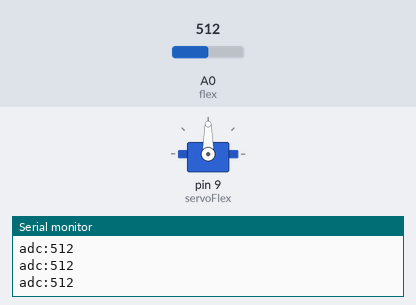
Recording of a sketch running on a simulated Arduino Uno, built with avr-gcc and run on an emulated ATmega328P. Parts: servo, the last lines printed to the serial monitor. The test bench sets the inputs (shaded band); at power-on: A0 (flex) = 512.

Above: at 1.2 s.
1.3 s: A0 (flex) set to 716
At 3.0 s:
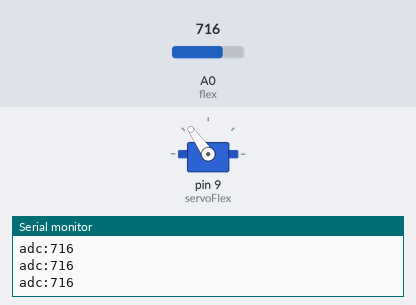
3.5 s: A0 (flex) set to 11
At 6.4 s:
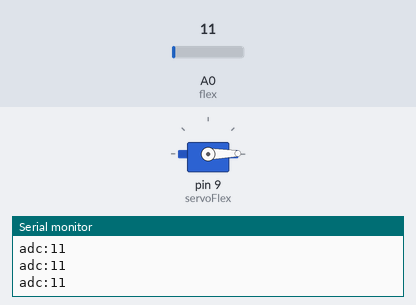
6.5 s: A0 (flex) set to 8
8.0 s: A0 (flex) set to 990
At 8.77 s:
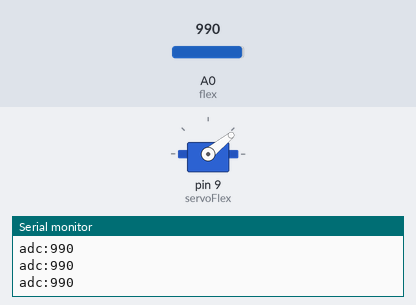
11.0 s: A0 (flex) set to 1012
13.1 s: A0 (flex) set to 1023
At 14.1 s:
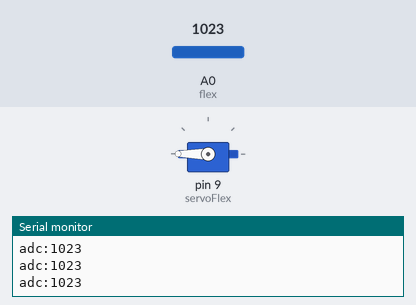
Timing chart, 0 to 15.6 s (numbered marks = the images above; inputs shaded):
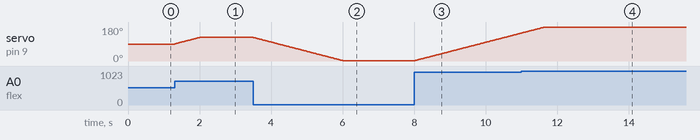

Measured:
- after the input at 1.3 s, servo on pin 9 (servoFlex): moves from 90° to 125° over 0.70 s, starting at once
- after the input at 3.5 s, servo on pin 9 (servoFlex): moves from 125° to 1° over 2.5 s, starting at once
- after the input at 8.0 s, servo on pin 9 (servoFlex): moves from 1° to 148° over 3.0 s, starting at once
- after the input at 13.1 s, servo on pin 9 (servoFlex): 178° → 180° at once

The sketch:

servo_test_flex.ino
```cpp
#include <Servo.h>

const int flex = A0;
int pos = 90;
Servo servoFlex;


void setup() {
  servoFlex.attach(9);
  servoFlex.write(pos);
  Serial.begin(9600);


}

void loop() {

  int readFlex = analogRead(flex); //0-1023

  // instead of 0-1023, we should map the ACTUAL recorded range from each individual sensor
  int target = map(readFlex, 0, 1023, 0, 180); //map our ADC reading to servo position

  if (pos < target) {
    pos++;
  } else if (pos > target) {
    pos--;
  }

  Serial.print("adc:");
  Serial.println(readFlex);


  // just in case for not overriding the servo with unnecessary writing
  static int lastPos = -1;

  if (pos != lastPos) {
    servoFlex.write(pos);
  }
  lastPos = pos;

  delay(20);

}
```
